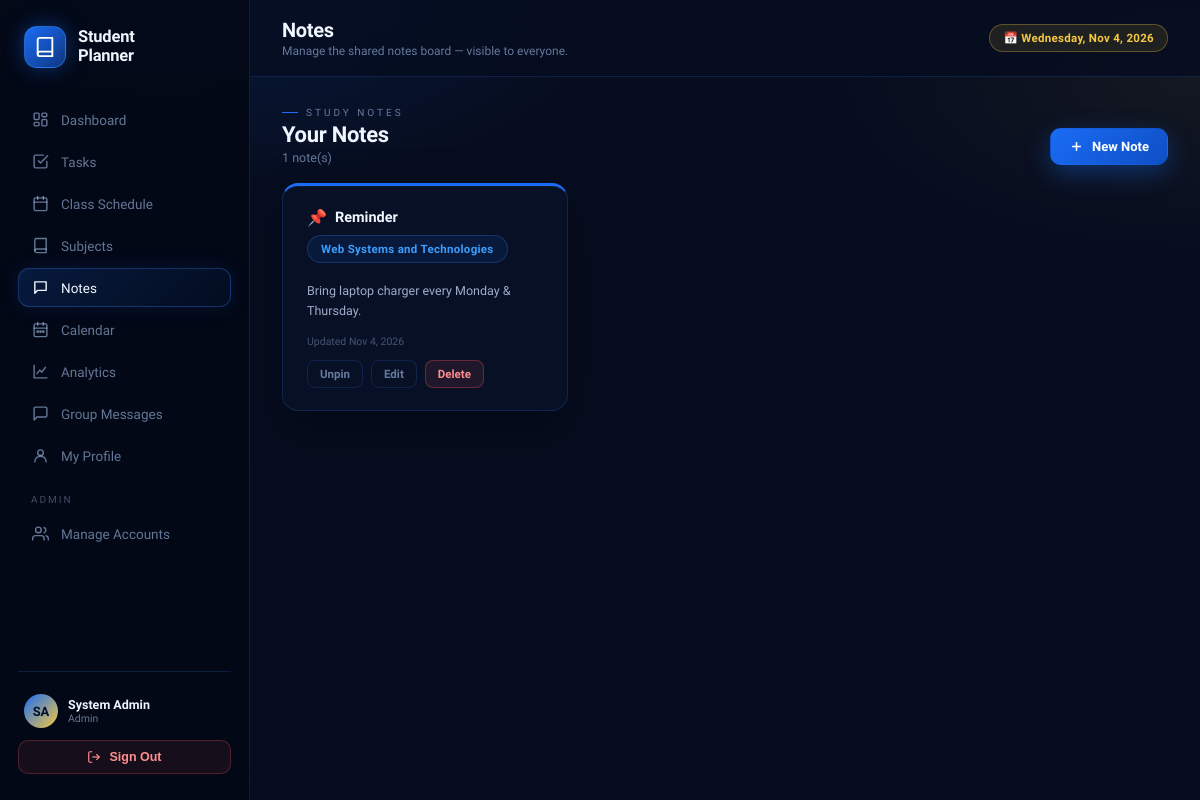
Page /notes.php (signed in) on the committed database.
### tables this page shows
CREATE TABLE IF NOT EXISTS `notes` (
  `id`         INT UNSIGNED AUTO_INCREMENT PRIMARY KEY,
  `user_id`    INT UNSIGNED NOT NULL,
  `subject_id` INT UNSIGNED NULL,
  `title`      VARCHAR(150) NOT NULL,
  `content`    TEXT NULL,
  `is_pinned`  TINYINT(1) NOT NULL DEFAULT 0,
  `created_at` DATETIME NOT NULL DEFAULT CURRENT_TIMESTAMP,
  `updated_at` DATETIME NOT NULL DEFAULT CURRENT_TIMESTAMP ON UPDATE CURRENT_TIMESTAMP,
  FOREIGN KEY (`user_id`)    REFERENCES `login_accounts`(`id`) ON DELETE CASCADE,
  FOREIGN KEY (`subject_id`) REFERENCES `subjects`(`id`) ON DELETE SET NULL
);

CREATE TABLE IF NOT EXISTS `subjects` (
  `id`           INT UNSIGNED AUTO_INCREMENT PRIMARY KEY,
  `user_id`      INT UNSIGNED NOT NULL,
  `subject_name` VARCHAR(120) NOT NULL,
  `subject_code` VARCHAR(30)  NULL,
  `instructor`   VARCHAR(100) NULL,
  `units`        DECIMAL(3,1) NULL,
  `color`        VARCHAR(7)   NOT NULL DEFAULT '#1a6cf5',
  `created_at`   DATETIME     NOT NULL DEFAULT CURRENT_TIMESTAMP,
  FOREIGN KEY (`user_id`) REFERENCES `login_accounts`(`id`) ON DELETE CASCADE
);

### notes.php (the view, shortened to what this page needs)
<?php
require_once __DIR__ . '/core/auth.php';
$notes = mysqli_query($conn, "
  SELECT n.*, s.subject_name, s.color FROM notes n
  LEFT JOIN subjects s ON s.id = n.subject_id
  ORDER BY n.is_pinned DESC, n.updated_at DESC");
$pageTitle = "Notes";
$pageSub   = $canManage ? "Manage the shared notes board — visible to everyone." : "Notes and reminders set by your admin/faculty. View only.";
$activeNav = "notes";
include __DIR__ . '/core/layout_head.php';
?>
<div class="section-head">
  <div>
    <div class="section-eyebrow">Study Notes</div>
    <div class="section-title">Your Notes</div>
    <div class="section-sub"><?php echo mysqli_num_rows($notes); ?> note(s)</div>
  </div>
  <?php if ($canManage): ?>
  <button class="btn btn-primary" onclick="openModal('addNoteModal')">
    <svg width="15" height="15" viewBox="0 0 24 24" fill="none" stroke="currentColor" stroke-width="2.5"><line x1="12" y1="5" x2="12" y2="19"/><line x1="5" y1="12" x2="19" y2="12"/></svg>
    New Note
  </button>
  <?php endif; ?>
</div>
<?php if (mysqli_num_rows($notes) === 0): ?>
  <div class="card"><div class="empty-state">
    <svg viewBox="0 0 24 24" stroke="currentColor"><path d="M4 4h16v12H8l-4 4V4z"/></svg>
    <div class="empty-title">No notes yet</div>
    <div class="empty-sub">Jot down reminders, ideas, or study notes.</div>
  </div></div>
<?php else: ?>
<div class="stat-grid" style="grid-template-columns:repeat(auto-fill,minmax(260px,1fr))">
  <?php while ($n = mysqli_fetch_assoc($notes)):
    $nEsc = htmlspecialchars(json_encode($n), ENT_QUOTES, 'UTF-8');
    $color = $n['color'] ?: '#3b9eff';
  ?>
  <div class="card card-pad" style="border-top:3px solid <?php echo h($color); ?>">
    <div class="flex items-center gap-8" style="margin-bottom:8px">
      <?php if ($n['is_pinned']): ?><span title="Pinned" style="color:var(--gold)">📌</span><?php endif; ?>
      <div style="font-weight:700;font-size:14.5px;flex:1"><?php echo h($n['title']); ?></div>
    </div>
    <?php if ($n['subject_name']): ?><span class="pill" style="margin-bottom:10px"><?php echo h($n['subject_name']); ?></span><?php endif; ?>
    <div style="font-size:12.5px;color:rgba(210,225,255,.75);line-height:1.6;white-space:pre-wrap;margin:8px 0 14px;max-height:130px;overflow:hidden"><?php echo h($n['content']); ?></div>
    <div style="font-size:10.5px;color:var(--muted2);margin-bottom:12px">Updated <?php echo date('M j, Y', strtotime($n['updated_at'])); ?></div>
    <?php if ($canManage): ?>
    <div class="flex gap-8">
      <form method="POST"><input type="hidden" name="action" value="toggle_pin"><input type="hidden" name="note_id" value="<?php echo $n['id']; ?>">
        <button type="submit" class="btn btn-outline btn-sm"><?php echo $n['is_pinned'] ? 'Unpin' : 'Pin'; ?></button>
      </form>
      <button class="btn btn-outline btn-sm" onclick='editNote(<?php echo $nEsc; ?>)'>Edit</button>
      <form method="POST" onsubmit="return confirm('Delete this note?');">
        <button type="submit" class="btn btn-danger btn-sm">Delete</button>
      </form>
    </div>
    <?php endif; ?>
  </div>
  <?php endwhile; ?>
</div>
<?php endif; ?>
<?php include __DIR__ . '/core/layout_foot.php'; ?>

### core/layout_head.php (shortened to what this page needs)
<?php
$pageTitle  = $pageTitle  ?? 'Dashboard';
$pageSub    = $pageSub    ?? '';
$activeNav  = $activeNav  ?? '';
function navClass($key, $active){ return 'sb-link' . ($key === $active ? ' active' : ''); }
?>
<!DOCTYPE html>
<html lang="en">
<head>
<link rel="stylesheet" href="assets/css/style.css">
</head>
<body>
<div class="app">
  <aside class="sidebar" id="sidebar">
    <div class="sb-brand">
      <div class="sb-brand-ring">
        <svg viewBox="0 0 24 24"><path d="M4 19.5A2.5 2.5 0 0 1 6.5 17H20"/><path d="M6.5 2H20v20H6.5A2.5 2.5 0 0 1 4 19.5v-15A2.5 2.5 0 0 1 6.5 2z"/></svg>
      </div>
      <div>
        <div class="sb-brand-name">Student<br>Planner</div>
      </div>
    </div>
    <nav class="sb-nav">
      <a href="index.php" class="<?php echo navClass('dashboard',$activeNav); ?>">
        <svg viewBox="0 0 24 24"><rect x="3" y="3" width="7" height="9" rx="1.5"/><rect x="14" y="3" width="7" height="5" rx="1.5"/><rect x="14" y="12" width="7" height="9" rx="1.5"/><rect x="3" y="16" width="7" height="5" rx="1.5"/></svg>
        Dashboard
      </a>
      <a href="tasks.php" class="<?php echo navClass('tasks',$activeNav); ?>">
        <svg viewBox="0 0 24 24"><path d="M9 11l3 3L22 4"/><path d="M21 12v7a2 2 0 0 1-2 2H5a2 2 0 0 1-2-2V5a2 2 0 0 1 2-2h11"/></svg>
        Tasks
      </a>
      <a href="schedule.php" class="<?php echo navClass('schedule',$activeNav); ?>">
        <svg viewBox="0 0 24 24"><rect x="3" y="4" width="18" height="18" rx="2"/><path d="M16 2v4M8 2v4M3 10h18"/></svg>
        Class Schedule
      </a>
      <a href="subjects.php" class="<?php echo navClass('subjects',$activeNav); ?>">
        <svg viewBox="0 0 24 24"><path d="M4 19.5A2.5 2.5 0 0 1 6.5 17H20"/><path d="M6.5 2H20v20H6.5A2.5 2.5 0 0 1 4 19.5v-15A2.5 2.5 0 0 1 6.5 2z"/></svg>
        Subjects
      </a>
      <a href="notes.php" class="<?php echo navClass('notes',$activeNav); ?>">
        <svg viewBox="0 0 24 24"><path d="M4 4h16v12H8l-4 4V4z"/></svg>
        Notes
      </a>
      <a href="calendar.php" class="<?php echo navClass('calendar',$activeNav); ?>">
        <svg viewBox="0 0 24 24"><rect x="3" y="4" width="18" height="18" rx="2"/><path d="M16 2v4M8 2v4M3 10h18"/><circle cx="8" cy="15" r="1"/><circle cx="12" cy="15" r="1"/><circle cx="16" cy="15" r="1"/></svg>
        Calendar
      </a>
      <a href="analytics.php" class="<?php echo navClass('analytics',$activeNav); ?>">
        <svg viewBox="0 0 24 24"><path d="M3 3v18h18"/><path d="M7 15l4-5 3 3 5-7"/></svg>
        Analytics
      </a>
      <a href="messages.php" class="<?php echo navClass('chat',$activeNav); ?>">
        <svg viewBox="0 0 24 24"><path d="M21 15a2 2 0 0 1-2 2H7l-4 4V5a2 2 0 0 1 2-2h14a2 2 0 0 1 2 2z"/></svg>
        Group Messages
      </a>
      <a href="profile.php" class="<?php echo navClass('profile',$activeNav); ?>">
        <svg viewBox="0 0 24 24"><circle cx="12" cy="8" r="4"/><path d="M4 21c0-4.4 3.6-8 8-8s8 3.6 8 8"/></svg>
        My Profile
      </a>
      <?php if ($isAdmin): ?>
      <div class="sb-section-label">Admin</div>
      <a href="accounts.php" class="<?php echo navClass('accounts',$activeNav); ?>">
        <svg viewBox="0 0 24 24"><circle cx="9" cy="7" r="4"/><path d="M1 21v-2a4 4 0 0 1 4-4h8a4 4 0 0 1 4 4v2"/><path d="M17 3.5a4 4 0 0 1 0 7.5M23 21v-2a4 4 0 0 0-3-3.9"/></svg>
        Manage Accounts
      </a>
      <?php endif; ?>
    </nav>
    <div class="sb-foot">
      <a href="profile.php" class="sb-user-link">
        <div class="sb-user">
          <?php echo renderAvatar($user['name'], $user['avatar_path'] ?? null, 'sb-user-av'); ?>
          <div>
            <div class="sb-user-name"><?php echo h($user['name']); ?></div>
            <div class="sb-user-role"><?php echo h($user['role']); ?></div>
          </div>
        </div>
      </a>
      <form method="POST" action="logout.php">
        <button type="submit" class="sb-logout">
          <svg width="14" height="14" viewBox="0 0 24 24" fill="none" stroke="currentColor" stroke-width="2"><path d="M9 21H5a2 2 0 0 1-2-2V5a2 2 0 0 1 2-2h4"/><polyline points="16 17 21 12 16 7"/><line x1="21" y1="12" x2="9" y2="12"/></svg>
          Sign Out
        </button>
      </form>
    </div>
  </aside>
  <div class="main">
    <div class="topbar">
      <div class="flex items-center gap-10">
        <div>
          <div class="tb-title"><?php echo h($pageTitle); ?></div>
          <?php if ($pageSub): ?><div class="tb-sub"><?php echo h($pageSub); ?></div><?php endif; ?>
        </div>
      </div>
      <div class="tb-right">
        <span class="pill gold">📅 <?php echo date('l, M j, Y'); ?></span>
      </div>
    </div>
    <div class="content">

### core/auth.php (shortened to what this page needs)
<?php
require_once __DIR__ . '/../db.php';
$user    = $_SESSION['sp_user'];
$userId  = intval($user['id']);
mysqli_query($conn, "UPDATE login_accounts SET last_seen = NOW(), is_online = 1 WHERE id = $userId");
mysqli_query($conn, "UPDATE login_accounts SET is_online = 0 WHERE last_seen < DATE_SUB(NOW(), INTERVAL 3 MINUTE)");
$chk = mysqli_fetch_assoc(mysqli_query($conn, "SELECT id, is_approved, name, role, avatar_path FROM login_accounts WHERE id=$userId"));
$user = $_SESSION['sp_user'];
$isAdmin = ($user['role'] === 'admin');
$canManage = $isAdmin || ($user['role'] === 'faculty');
function renderAvatar($name, $avatarPath, $class = ''){
    return '<div class="' . h($class) . '">' . h(initials($name)) . '</div>';
}
function initials($name){
    $parts = preg_split('/\s+/', trim($name));
    $ini = '';
    foreach (array_slice($parts,0,2) as $p) { if ($p !== '') $ini .= mb_strtoupper(mb_substr($p,0,1)); }
    return $ini ?: 'S';
}
function h($v){ return htmlspecialchars($v ?? '', ENT_QUOTES, 'UTF-8'); }

### rows in the picture
notes: title "Reminder", subject.subject_name "Web Systems and Technologies", content "Bring laptop charger every Monday & Thursday.", updated_at "Nov 4, 2026", is_pinned "Unpin"

### other values in the picture
initials($name) "SA"
$user['name'] "System Admin"
$user['role'] "Admin"
$pageTitle "Notes"
$pageSub "Manage the shared notes board — visible to everyone."
mysqli_num_rows($notes) "1"
